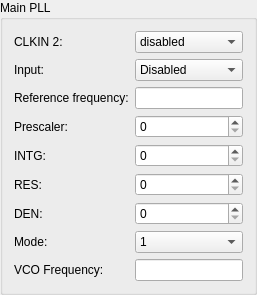
        <widget class="QGroupBox" name="groupBox_6">
         <property name="title">
          <string>Main PLL</string>
         </property>
         <layout class="QFormLayout" name="formLayout">
          <item row="1" column="0">
           <widget class="QLabel" name="label_63">
            <property name="text">
             <string>Input:</string>
            </property>
           </widget>
          </item>
          <item row="1" column="1">
           <widget class="QComboBox" name="IMUX_SEL">
            <item>
             <property name="text">
              <string>Disabled</string>
             </property>
            </item>
            <item>
             <property name="text">
              <string>XOSC</string>
             </property>
            </item>
            <item>
             <property name="text">
              <string>CLKIN_2</string>
             </property>
            </item>
            <item>
             <property name="text">
              <string>Disabled</string>
             </property>
            </item>
           </widget>
          </item>
          <item row="3" column="0">
           <widget class="QLabel" name="label_61">
            <property name="text">
             <string>Prescaler:</string>
            </property>
           </widget>
          </item>
          <item row="3" column="1">
           <widget class="QSpinBox" name="PDIV_DIV">
            <property name="maximum">
             <number>64</number>
            </property>
           </widget>
          </item>
          <item row="4" column="0">
           <widget class="QLabel" name="label_59">
            <property name="text">
             <string>INTG:</string>
            </property>
           </widget>
          </item>
          <item row="4" column="1">
           <widget class="QSpinBox" name="IDPA_INTG">
            <property name="maximum">
             <number>65535</number>
            </property>
           </widget>
          </item>
          <item row="5" column="0">
           <widget class="QLabel" name="label_60">
            <property name="text">
             <string>RES:</string>
            </property>
           </widget>
          </item>
          <item row="5" column="1">
           <widget class="QSpinBox" name="IDPA_RES">
            <property name="maximum">
             <number>65535</number>
            </property>
           </widget>
          </item>
          <item row="6" column="0">
           <widget class="QLabel" name="label_58">
            <property name="text">
             <string>DEN:</string>
            </property>
           </widget>
          </item>
          <item row="6" column="1">
           <widget class="QSpinBox" name="IDPA_DEN">
            <property name="maximum">
             <number>65535</number>
            </property>
           </widget>
          </item>
          <item row="7" column="0">
           <widget class="QLabel" name="label_62">
            <property name="text">
             <string>Mode:</string>
            </property>
           </widget>
          </item>
          <item row="7" column="1">
           <widget class="QComboBox" name="PLL_MODE">
            <item>
             <property name="text">
              <string>1</string>
             </property>
            </item>
            <item>
             <property name="text">
              <string>2</string>
             </property>
            </item>
            <item>
             <property name="text">
              <string>3</string>
             </property>
            </item>
            <item>
             <property name="text">
              <string>4</string>
             </property>
            </item>
            <item>
             <property name="text">
              <string>5</string>
             </property>
            </item>
            <item>
             <property name="text">
              <string>6</string>
             </property>
            </item>
            <item>
             <property name="text">
              <string>7</string>
             </property>
            </item>
            <item>
             <property name="text">
              <string>8</string>
             </property>
            </item>
            <item>
             <property name="text">
              <string>9</string>
             </property>
            </item>
            <item>
             <property name="text">
              <string>10</string>
             </property>
            </item>
            <item>
             <property name="text">
              <string>11</string>
             </property>
            </item>
            <item>
             <property name="text">
              <string>12</string>
             </property>
            </item>
            <item>
             <property name="text">
              <string>13</string>
             </property>
            </item>
            <item>
             <property name="text">
              <string>14</string>
             </property>
            </item>
            <item>
             <property name="text">
              <string>15</string>
             </property>
            </item>
           </widget>
          </item>
          <item row="8" column="0">
           <widget class="QLabel" name="label_64">
            <property name="text">
             <string>VCO Frequency:</string>
            </property>
           </widget>
          </item>
          <item row="8" column="1">
           <widget class="SIUnitEdit" name="freqVCO">
            <property name="readOnly">
             <bool>true</bool>
            </property>
           </widget>
          </item>
          <item row="0" column="0">
           <widget class="QLabel" name="label_72">
            <property name="text">
             <string>CLKIN 2:</string>
            </property>
           </widget>
          </item>
          <item row="0" column="1">
           <widget class="QComboBox" name="CLKIN_2_CLK_SEL">
            <item>
             <property name="text">
              <string>disabled</string>
             </property>
            </item>
            <item>
             <property name="text">
              <string>differential</string>
             </property>
            </item>
            <item>
             <property name="text">
              <string>CMOS DC</string>
             </property>
            </item>
            <item>
             <property name="text">
              <string>CMOS AC</string>
             </property>
            </item>
           </widget>
          </item>
          <item row="2" column="0">
           <widget class="QLabel" name="label_73">
            <property name="text">
             <string>Reference frequency:</string>
            </property>
           </widget>
          </item>
          <item row="2" column="1">
           <widget class="SIUnitEdit" name="freqPLLref">
            <property name="readOnly">
             <bool>true</bool>
            </property>
           </widget>
          </item>
         </layout>
        </widget>
